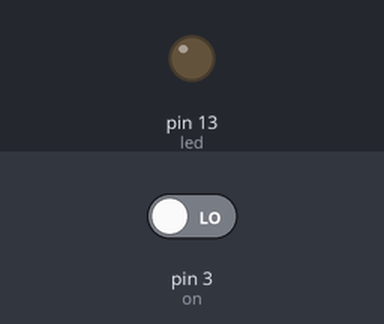
Bench run of a sketch on a simulated Arduino Uno, built with avr-gcc and run on an emulated ATmega328P. Shown: output pins drawn as LEDs (lit = HIGH). The test bench sets the inputs (shaded band); at power-on: pin 3 (on) LOW.

Above: at 1.2 s.
1.3 s: pin 3 (on) driven HIGH
At 2.5 s:
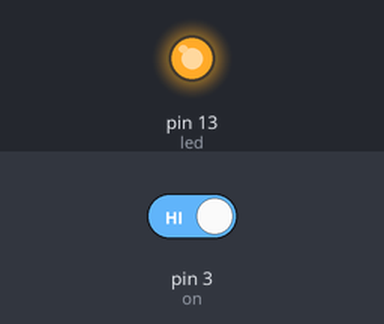
2.8 s: pin 3 (on) driven LOW
At 4.2 s:
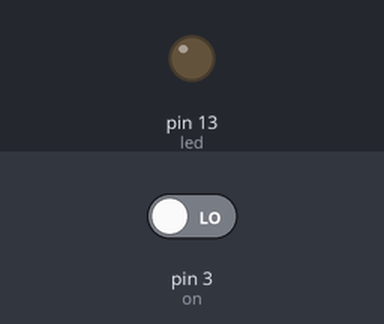
Timing chart, 0 to 5.8 s (numbered marks = the images above; inputs shaded):
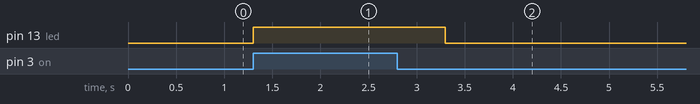

Measured:
- after the input at 1.3 s, pin 13 (led): LOW → HIGH at once
- after the input at 2.8 s, pin 13 (led): HIGH → LOW after 0.50 s

The sketch:

sketch_feb26a.ino
```cpp
const int led=13;
const int on=3;
void setup() {
  // put your setup code here, to run once:
  pinMode(on,INPUT);
  pinMode(led,OUTPUT);

}

void loop() {
  // put your main code here, to run repeatedly:
  if(digitalRead(on)==HIGH)
  {
    digitalWrite(led,HIGH);
    delay(2000);
  }
  else
  {
    digitalWrite(led,LOW);
  }
}
```
